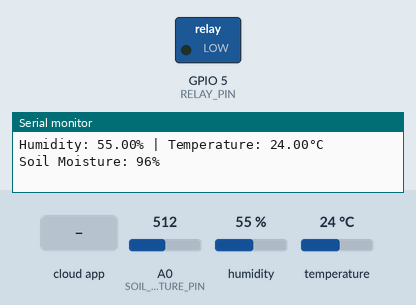
The sketch below on a simulated ESP8266 (NodeMCU). On the bench: switched loads named in the sketch (green lamp = pin HIGH), the last lines printed to the serial monitor. The inputs (shaded band) are chosen by the test bench; at power-on: A0 (SOIL_MOISTURE_PIN) = 512, humidity 55 %, temperature 24 °C. WiFi joins after 1.5 s; servers stay silent unless stated.

Above: at 2.3 s.
2.4 s: the phone or cloud app sets waterPump to 0
At 3.6 s:
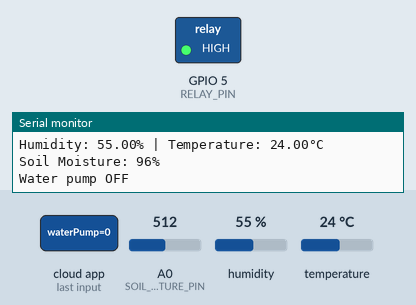
3.9 s: the phone or cloud app sets waterPump to 1
At 4.9 s:
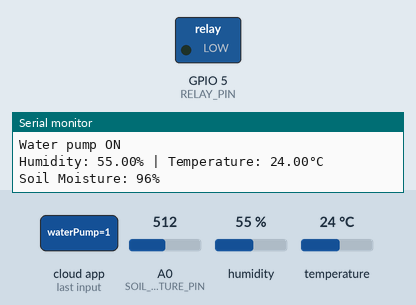
Timing chart, 0 to 6.9 s (numbered marks = the images above; inputs shaded):
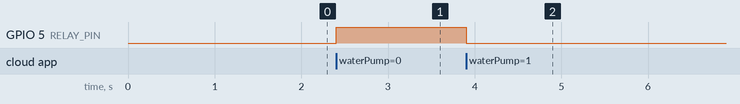

Measured:
- after the input at 2.4 s, GPIO 5 (RELAY_PIN): LOW → HIGH at once
- after the input at 3.9 s, GPIO 5 (RELAY_PIN): HIGH → LOW at once

The sketch:

Green_may20a.ino
```cpp
#include "arduino_secrets.h"
#include <Adafruit_Sensor.h>
#include <DHT.h>
#include <DHT_U.h>
#include "arduino_secrets.h"
#include "thingProperties.h"
#include <DHT.h>

#define DHTPIN 4       // D4 on NodeMCU ESP8266
#define DHTTYPE DHT11  // DHT11 sensor
#define SOIL_MOISTURE_PIN A0   // A0 on NodeMCU ESP8266
#define RELAY_PIN 5            // D1 on NodeMCU ESP8266

DHT dht(DHTPIN, DHTTYPE);
unsigned long previousMillis = 0;
const long interval = 2000;  // Sensor read interval (2 seconds)

void setup() {
  Serial.begin(9600);
  dht.begin();
  pinMode(SOIL_MOISTURE_PIN, INPUT);
  pinMode(RELAY_PIN, OUTPUT);
  digitalWrite(RELAY_PIN, LOW);

  initProperties();
  ArduinoCloud.begin(ArduinoIoTPreferredConnection);
}

void loop() {
  ArduinoCloud.update();

  unsigned long currentMillis = millis();
  if (currentMillis - previousMillis >= interval) {
    previousMillis = currentMillis;

    // Read humidity and temperature with retry mechanism
    float h = readDHTHumidity();
    float t = readDHTTemperature();

    if (!isnan(h) && !isnan(t)) {
      Serial.print("Humidity: "); Serial.print(h); Serial.print("% | ");
      Serial.print("Temperature: "); Serial.print(t); Serial.println("°C");
      humidity = h; temperature = t;
    } else {
      Serial.println("DHT11 sensor error");
    }

    // Read soil moisture
    int soilValue = analogRead(SOIL_MOISTURE_PIN);
    int moisturePercentage = constrain(map(soilValue, 950, 500, 0, 100), 0, 100);
    Serial.print("Soil Moisture: "); Serial.print(moisturePercentage); Serial.println("%");
    soilMoisture = moisturePercentage;
  }
}

// Retry mechanism for DHT sensor readings
float readDHTHumidity() {
  float h;
  for (int i = 0; i < 3; i++) {
    h = dht.readHumidity();
    if (!isnan(h)) return h;
    delay(500);
  }
  return NAN;
}

float readDHTTemperature() {
  float t;
  for (int i = 0; i < 3; i++) {
    t = dht.readTemperature();
    if (!isnan(t)) return t;
    delay(500);
  }
  return NAN;
}

// Cloud variable callback functions
void onHumidityChange() {}
void onSoilMoistureChange() {}
void onTemperatureChange() {}

void onWaterPumpChange() {
  digitalWrite(RELAY_PIN, waterPump ? LOW : HIGH);
  Serial.println(waterPump ? "Water pump ON" : "Water pump OFF");
}
```

arduino_secrets.h
```cpp
#define SECRET_DEVICE_KEY ""
#define SECRET_OPTIONAL_PASS ""
#define SECRET_SSID ""
```

thingProperties.h
```cpp
// Code generated by Arduino IoT Cloud, DO NOT EDIT.

#include <ArduinoIoTCloud.h>
#include <Arduino_ConnectionHandler.h>

const char DEVICE_LOGIN_NAME[]  = "9e4c6c43-9985-48d8-9635-fc1a7c43602a";

const char SSID[]               = SECRET_SSID;    // Network SSID (name)
const char PASS[]               = SECRET_OPTIONAL_PASS;    // Network password (use for WPA, or use as key for WEP)
const char DEVICE_KEY[]  = SECRET_DEVICE_KEY;    // Secret device password

void onWaterPumpChange();
void onHumidityChange();
void onSoilMoistureChange();
void onTemperatureChange();

CloudSmartPlug waterPump;
CloudPercentage humidity;
CloudPercentage soilMoisture;
CloudTemperature temperature;

void initProperties(){

  ArduinoCloud.setBoardId(DEVICE_LOGIN_NAME);
  ArduinoCloud.setSecretDeviceKey(DEVICE_KEY);
  ArduinoCloud.addProperty(waterPump, READWRITE, ON_CHANGE, onWaterPumpChange);
  ArduinoCloud.addProperty(humidity, READWRITE, ON_CHANGE, onHumidityChange);
  ArduinoCloud.addProperty(soilMoisture, READWRITE, ON_CHANGE, onSoilMoistureChange);
  ArduinoCloud.addProperty(temperature, READWRITE, ON_CHANGE, onTemperatureChange);

}

WiFiConnectionHandler ArduinoIoTPreferredConnection(SSID, PASS);
```
